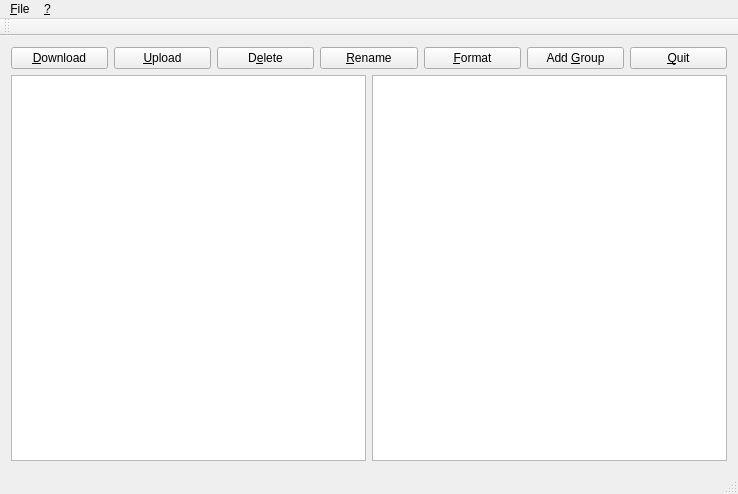
<?xml version="1.0" encoding="UTF-8"?>
<ui version="4.0">
 <class>QHiMDMainWindowClass</class>
 <widget class="QMainWindow" name="QHiMDMainWindowClass">
  <property name="geometry">
   <rect>
    <x>0</x>
    <y>0</y>
    <width>738</width>
    <height>494</height>
   </rect>
  </property>
  <property name="sizePolicy">
   <sizepolicy hsizetype="Preferred" vsizetype="Preferred">
    <horstretch>0</horstretch>
    <verstretch>0</verstretch>
   </sizepolicy>
  </property>
  <property name="windowTitle">
   <string>QHiMDTransfer</string>
  </property>
  <widget class="QWidget" name="centralWidget">
   <layout class="QVBoxLayout" name="verticalLayout">
    <item>
     <layout class="QHBoxLayout" name="horizontalLayout">
      <item>
       <widget class="QPushButton" name="pushButton_3">
        <property name="text">
         <string>&amp;Download</string>
        </property>
        <property name="icon">
         <iconset>
          <normaloff>icons/download_to_md.png</normaloff>icons/download_to_md.png</iconset>
        </property>
       </widget>
      </item>
      <item>
       <widget class="QPushButton" name="pushButton_2">
        <property name="text">
         <string>&amp;Upload</string>
        </property>
        <property name="icon">
         <iconset>
          <normaloff>icons/upload_from_md.png</normaloff>icons/upload_from_md.png</iconset>
        </property>
       </widget>
      </item>
      <item>
       <widget class="QPushButton" name="pushButton_4">
        <property name="text">
         <string>D&amp;elete</string>
        </property>
        <property name="icon">
         <iconset>
          <normaloff>icons/delete.png</normaloff>icons/delete.png</iconset>
        </property>
       </widget>
      </item>
      <item>
       <widget class="QPushButton" name="pushButton_5">
        <property name="text">
         <string>&amp;Rename</string>
        </property>
        <property name="icon">
         <iconset>
          <normaloff>icons/rename.png</normaloff>icons/rename.png</iconset>
        </property>
       </widget>
      </item>
      <item>
       <widget class="QPushButton" name="pushButton_6">
        <property name="text">
         <string>&amp;Format</string>
        </property>
        <property name="icon">
         <iconset>
          <normaloff>icons/format.png</normaloff>icons/format.png</iconset>
        </property>
       </widget>
      </item>
      <item>
       <widget class="QPushButton" name="pushButton_7">
        <property name="text">
         <string>Add &amp;Group</string>
        </property>
        <property name="icon">
         <iconset>
          <normaloff>icons/add_group.png</normaloff>icons/add_group.png</iconset>
        </property>
       </widget>
      </item>
      <item>
       <widget class="QPushButton" name="pushButton_8">
        <property name="text">
         <string>&amp;Quit</string>
        </property>
        <property name="icon">
         <iconset>
          <normaloff>icons/quit.png</normaloff>icons/quit.png</iconset>
        </property>
       </widget>
      </item>
     </layout>
    </item>
    <item>
     <layout class="QHBoxLayout" name="horizontalLayout_2">
      <item>
       <widget class="QListWidget" name="listWidget"/>
      </item>
      <item>
       <widget class="QListWidget" name="TrackList"/>
      </item>
     </layout>
    </item>
   </layout>
  </widget>
  <widget class="QMenuBar" name="menuBar">
   <property name="geometry">
    <rect>
     <x>0</x>
     <y>0</y>
     <width>738</width>
     <height>25</height>
    </rect>
   </property>
   <widget class="QMenu" name="menu_Action">
    <property name="title">
     <string>&amp;File</string>
    </property>
    <addaction name="action_Download_to_device"/>
    <addaction name="action_Upload_to_PC"/>
    <addaction name="separator"/>
    <addaction name="actionD_elete_selected"/>
    <addaction name="actionRe_name_selected"/>
    <addaction name="separator"/>
    <addaction name="action_Format_disk"/>
    <addaction name="separator"/>
    <addaction name="action_Quit_2"/>
   </widget>
   <widget class="QMenu" name="menu">
    <property name="title">
     <string>&amp;?</string>
    </property>
    <addaction name="action_Help"/>
    <addaction name="action_About"/>
   </widget>
   <addaction name="menu_Action"/>
   <addaction name="menu"/>
  </widget>
  <widget class="QStatusBar" name="statusBar"/>
  <widget class="QToolBar" name="mainToolBar">
   <attribute name="toolBarArea">
    <enum>TopToolBarArea</enum>
   </attribute>
   <attribute name="toolBarBreak">
    <bool>false</bool>
   </attribute>
  </widget>
  <action name="action_Download_to_device">
   <property name="text">
    <string>&amp;Download to device</string>
   </property>
  </action>
  <action name="action_Upload_to_PC">
   <property name="text">
    <string>&amp;Upload to PC</string>
   </property>
  </action>
  <action name="actionRe_name_selected">
   <property name="text">
    <string>Re&amp;name selected</string>
   </property>
  </action>
  <action name="actionD_elete_selected">
   <property name="text">
    <string>D&amp;elete selected</string>
   </property>
  </action>
  <action name="action_Help">
   <property name="text">
    <string>&amp;Help</string>
   </property>
  </action>
  <action name="action_About">
   <property name="text">
    <string>&amp;About</string>
   </property>
  </action>
  <action name="action_Format_disk">
   <property name="text">
    <string>&amp;Format disk</string>
   </property>
  </action>
  <action name="action_Quit_2">
   <property name="text">
    <string>&amp;Quit</string>
   </property>
  </action>
 </widget>
 <layoutdefault spacing="6" margin="11"/>
 <resources/>
 <connections>
  <connection>
   <sender>pushButton_8</sender>
   <signal>clicked()</signal>
   <receiver>QHiMDMainWindowClass</receiver>
   <slot>close()</slot>
   <hints>
    <hint type="sourcelabel">
     <x>714</x>
     <y>73</y>
    </hint>
    <hint type="destinationlabel">
     <x>733</x>
     <y>136</y>
    </hint>
   </hints>
  </connection>
 </connections>
</ui>
